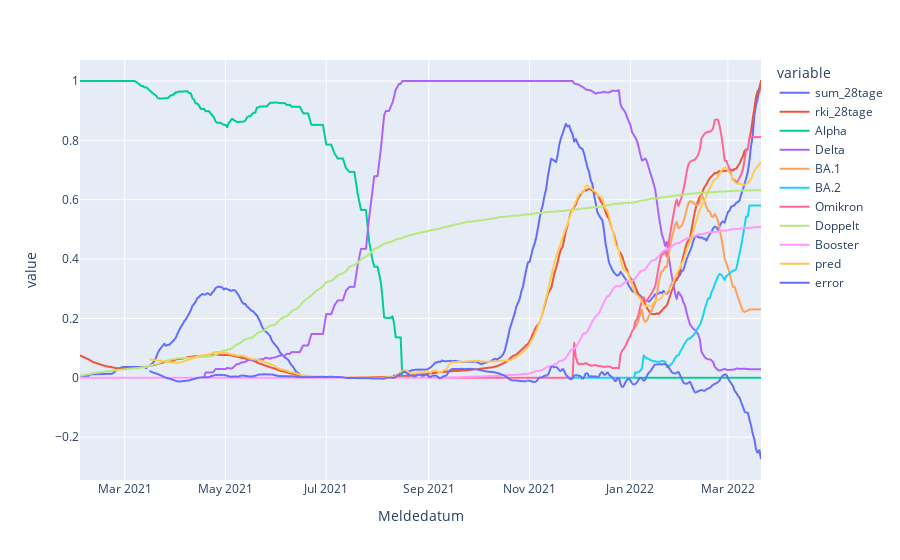

Notebook cell for this chart:
### Code cell
pred = model.predict(X)
df_pred = df_scaled.copy()
df_pred["pred"] = np.pad(np.squeeze(pred), [X.shape[-1], 0], constant_values=np.nan)
df_pred[df_pred < 0] = 0
df_pred["error"] = df_pred["pred"] - df_pred[f"rki_{k}tage"]
# df_pred.plot(figsize=(15,6), style={"pred": ".", "error": "-."})
px.line(df_pred)
# plt.figure(figsize=(15,6))
# plt.plot(pred, "r")
# plt.plot(y)
# plt.plot(pred-y)
# plt.legend(("predicted", "original", "error"))
# model.evaluate(X_test, y_test)

### Figure 1 — Plotly figure (JSON) as saved in the notebook; plotly's stock layout.template omitted (floating-point values rounded to 4 significant figures; data arrays with more than 128 entries replaced by an {"elided": "..."} marker saying what was removed)
{"data": [{"hovertemplate": "variable=sum_28tage<br>Meldedatum=%{x}<br>value=%{y}<extra></extra>", "legendgroup": "sum_28tage", "line": {"color": "#636efa", "dash": "solid"}, "marker": {"symbol": "circle"}, "mode": "lines", "name": "sum_28tage", "showlegend": true, "type": "scattergl", "x": {"elided": "374 str values"}, "xaxis": "x", "y": {"elided": "374 float values"}, "yaxis": "y"}, {"hovertemplate": "variable=rki_28tage<br>Meldedatum=%{x}<br>value=%{y}<extra></extra>", "legendgroup": "rki_28tage", "line": {"color": "#EF553B", "dash": "solid"}, "marker": {"symbol": "circle"}, "mode": "lines", "name": "rki_28tage", "showlegend": true, "type": "scattergl", "x": {"elided": "374 str values"}, "xaxis": "x", "y": {"elided": "374 float values"}, "yaxis": "y"}, {"hovertemplate": "variable=Alpha<br>Meldedatum=%{x}<br>value=%{y}<extra></extra>", "legendgroup": "Alpha", "line": {"color": "#00cc96", "dash": "solid"}, "marker": {"symbol": "circle"}, "mode": "lines", "name": "Alpha", "showlegend": true, "type": "scattergl", "x": {"elided": "374 str values"}, "xaxis": "x", "y": {"elided": "374 float values"}, "yaxis": "y"}, {"hovertemplate": "variable=Delta<br>Meldedatum=%{x}<br>value=%{y}<extra></extra>", "legendgroup": "Delta", "line": {"color": "#ab63fa", "dash": "solid"}, "marker": {"symbol": "circle"}, "mode": "lines", "name": "Delta", "showlegend": true, "type": "scattergl", "x": {"elided": "374 str values"}, "xaxis": "x", "y": {"elided": "374 float values"}, "yaxis": "y"}, {"hovertemplate": "variable=BA.1<br>Meldedatum=%{x}<br>value=%{y}<extra></extra>", "legendgroup": "BA.1", "line": {"color": "#FFA15A", "dash": "solid"}, "marker": {"symbol": "circle"}, "mode": "lines", "name": "BA.1", "showlegend": true, "type": "scattergl", "x": {"elided": "374 str values"}, "xaxis": "x", "y": {"elided": "374 float values"}, "yaxis": "y"}, {"hovertemplate": "variable=BA.2<br>Meldedatum=%{x}<br>value=%{y}<extra></extra>", "legendgroup": "BA.2", "line": {"color": "#19d3f3", "dash": "solid"}, "marker": {"symbol": "circle"}, "mode": "lines", "name": "BA.2", "showlegend": true, "type": "scattergl", "x": {"elided": "374 str values"}, "xaxis": "x", "y": {"elided": "374 float values"}, "yaxis": "y"}, {"hovertemplate": "variable=Omikron<br>Meldedatum=%{x}<br>value=%{y}<extra></extra>", "legendgroup": "Omikron", "line": {"color": "#FF6692", "dash": "solid"}, "marker": {"symbol": "circle"}, "mode": "lines", "name": "Omikron", "showlegend": true, "type": "scattergl", "x": {"elided": "374 str values"}, "xaxis": "x", "y": {"elided": "374 float values"}, "yaxis": "y"}, {"hovertemplate": "variable=Doppelt<br>Meldedatum=%{x}<br>value=%{y}<extra></extra>", "legendgroup": "Doppelt", "line": {"color": "#B6E880", "dash": "solid"}, "marker": {"symbol": "circle"}, "mode": "lines", "name": "Doppelt", "showlegend": true, "type": "scattergl", "x": {"elided": "374 str values"}, "xaxis": "x", "y": {"elided": "374 float values"}, "yaxis": "y"}, {"hovertemplate": "variable=Booster<br>Meldedatum=%{x}<br>value=%{y}<extra></extra>", "legendgroup": "Booster", "line": {"color": "#FF97FF", "dash": "solid"}, "marker": {"symbol": "circle"}, "mode": "lines", "name": "Booster", "showlegend": true, "type": "scattergl", "x": {"elided": "374 str values"}, "xaxis": "x", "y": {"elided": "374 float values"}, "yaxis": "y"}, {"hovertemplate": "variable=pred<br>Meldedatum=%{x}<br>value=%{y}<extra></extra>", "legendgroup": "pred", "line": {"color": "#FECB52", "dash": "solid"}, "marker": {"symbol": "circle"}, "mode": "lines", "name": "pred", "showlegend": true, "type": "scattergl", "x": {"elided": "374 str values"}, "xaxis": "x", "y": {"elided": "374 float values"}, "yaxis": "y"}, {"hovertemplate": "variable=error<br>Meldedatum=%{x}<br>value=%{y}<extra></extra>", "legendgroup": "error", "line": {"color": "#636efa", "dash": "solid"}, "marker": {"symbol": "circle"}, "mode": "lines", "name": "error", "showlegend": true, "type": "scattergl", "x": {"elided": "374 str values"}, "xaxis": "x", "y": {"elided": "374 float values"}, "yaxis": "y"}], "layout": {"legend": {"title": {"text": "variable"}, "tracegroupgap": 0}, "margin": {"t": 60}, "xaxis": {"anchor": "y", "domain": [0, 1], "title": {"text": "Meldedatum"}}, "yaxis": {"anchor": "x", "domain": [0, 1], "title": {"text": "value"}}}}
